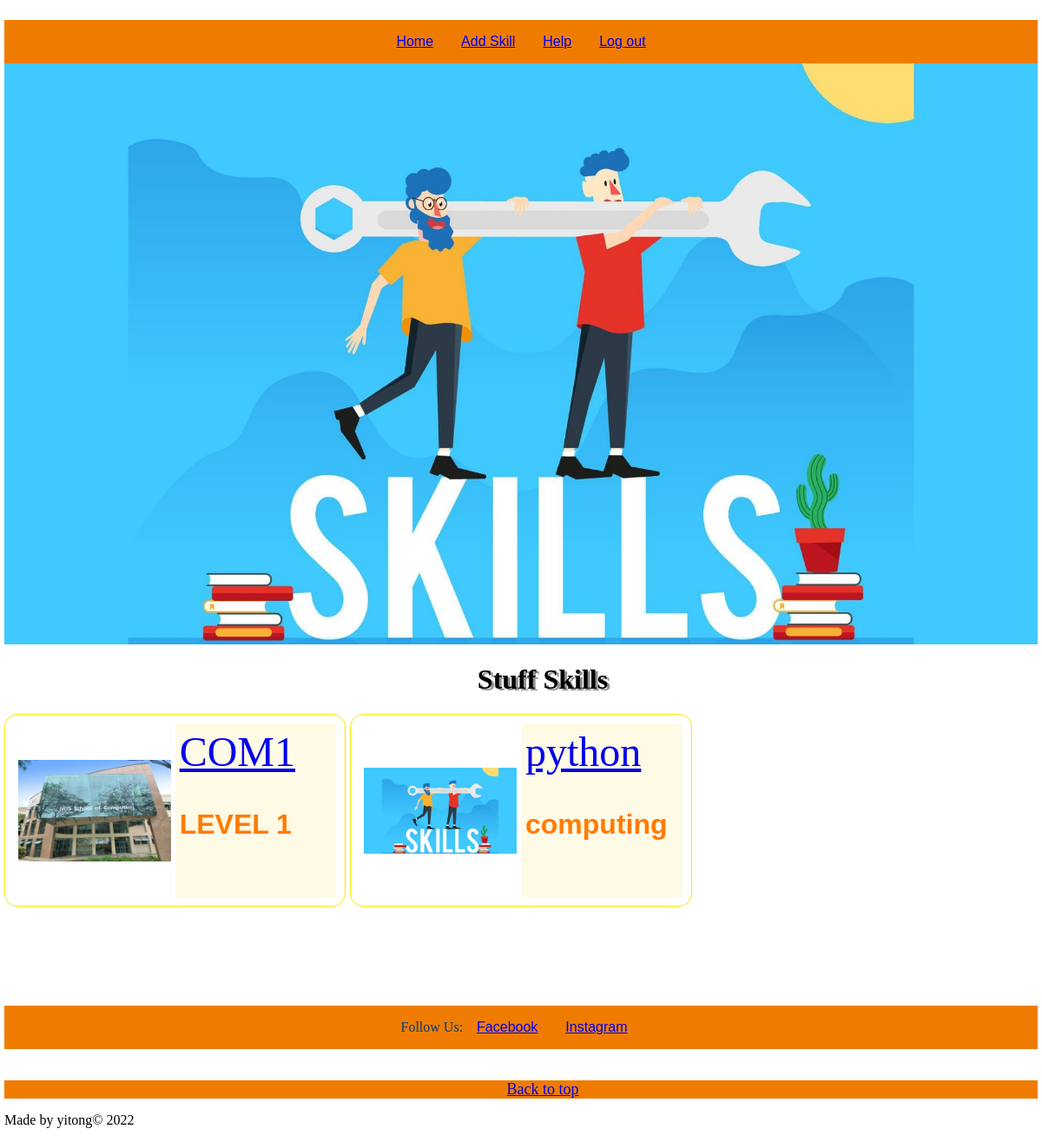
Screenshot of /homepage (signed in) with the database file from the repository.
### tables this page shows
CREATE TABLE "Venues" (
	"Name"	TEXT,
	"Location"	TEXT,
	"Description"	TEXT,
	"Image"	TEXT,
	"Stuff"	TEXT,
	FOREIGN KEY("Stuff") REFERENCES "Stuff"("Username"),
	PRIMARY KEY("Name","Stuff")
);

### main.py (the view)
@app.route("/homepage")
def home():
    global isAdmin
    if isAdmin == False and isStuff == False:
        redirect("/")
    elif isAdmin:
        con = open_DB('base.db')
        cur=con.execute("SELECT * FROM Venues")
        rows=cur.fetchall()
        print(rows)
        con.close()
    else:
        print(isStuff)
        con = open_DB('base.db')
        cur=con.execute("SELECT * FROM Venues where stuff=?", (isStuff,))
        rows=cur.fetchall()
        print(rows)
        con.close()
    if isAdmin == True or isStuff != False:
        return render_template('homepage.html', admin=admin, venues=rows)
    else:
        return render_template("admin.html", incorrect=True)

### main.py (called while the page is built)
def open_DB(db):
    connection=sqlite3.connect(db)
    connection.row_factory = sqlite3.Row
    return connection

### templates/homepage.html (shortened to what this page needs)
﻿<!DOCTYPE html>
<html lang="en" >
<head>
    <link rel="stylesheet" href="/static/venues.css" />
</head>
<body>
    <div class="menu">
        <ul>
            <li class="w3-bar-item w3-button"><a href="/homepage"> Home </a></li>
            <li class="w3-bar-item w3-button"><a href="/venue">Add Skill</a></li>
            <li class="w3-bar-item w3-button"><a href="/help">Help</a></li>
            <li class="w3-bar-item w3-button"><a href="/logout">Log out</a></li>
        </ul>
    </div>
    <div>
        <image src="/static/images/Skill-sets.jpg"></image>
    </div>
    <div class = "HEAD">
        <h1> Stuff Skills </h1>
    </div>
    <div class="venue-list">
        {% for line in venues %}
        <div class="venue">
            <div class="venue-image">
                <image src="/static/images/{{ line['Image'] }}" />
            </div>
            <div class="venue-text">
                <div class="venue-name">
                    <a href="{{ url_for('show_detail', venue=line['Name'])}}">{{ line["Name"] }}</a>
                </div>
                <div class="venue-location">{{ line["Location"] }}</div>
            </div>
        </div>
        {% endfor %}
    </div>
    <div>
        <br></br>
    </div>
    <center>
    <div class="menu">
        <ul>
            <p>Follow Us:</p>
            <li class="w3-bar-item w3-button"><a href="https://www.facebook.com/nus.singapore/">Facebook</a></li>
            <li class="w3-bar-item w3-button"><a href="https://www.instagram.com/nus_singapore/">Instagram</a></li>
        </ul>
    </div>
    </center>
    <div>
        <br></br>
    </div>
    <div class = "BTT">
            <a href="#top">Back to top</a>
    </div>
    <p>Made by yitong© 2022</p>
</body>
</html>

### static/venues.css (style rules this page uses)
.HEAD { text-align: center; text-indent: 50px; text-shadow: 3px 2px rgb(146, 146, 146); }
.venue-list { margin: auto; width: 100%; display: grid; grid-template-columns: 1fr 1fr 1fr; grid-gap: 5px; grid-auto-rows: minmax(300px, auto); }
.venue { border-radius: 15px; border: 1px rgb(248, 232, 0) solid; background-color: white; padding: 10px; display: flex; height: 200px; }
.venue-image { padding:5px; flex:1; text-align: center; align-items: center; display:flex; }
img { width:100%; }
.venue-text { padding: 5px; background-color:rgba(248, 203, 0, 0.1); flex:1; }
.venue-name { color:rgb(77, 70, 180); font-family:'Comic Sans MS'; font-size:3.0rem; }
.venue-location { color:rgb(255, 123, 0); font-weight:bolder; font-family: Arial; font-size: 2.0rem; margin-top: 10mm; }
.menu { background-color: rgb(239, 124, 1); color: rgb(0, 61, 124); height:50px; }
.menu ul { margin:auto; display: flex; flex-direction: row; justify-content: center; list-style: none; padding:0; }
.menu li { padding: 1em 1em; font-family: Arial; font-size: 1em; }
.BTT { text-align: center; text-indent: 50px; font-size: large; background-color:rgb(239, 124, 1); }

### rows the page displays
Venues: Image (picture), Name "COM1", Location "LEVEL 1"
Venues: Image (picture), Name "python", Location "computing"
